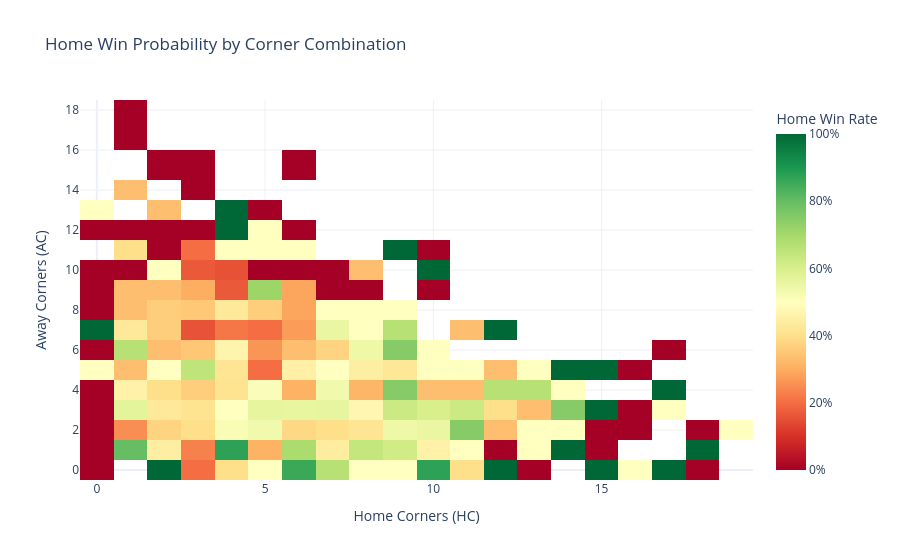

The notebook cell this image was saved under:
### Code cell
# Calculate home win rate for each corner combination
win_rate = merged.groupby(['HC', 'AC'])['HomeWin'].mean().reset_index()

fig_cornersDutch = go.Figure(data=go.Heatmap(
    x=win_rate['HC'],
    y=win_rate['AC'],
    z=win_rate['HomeWin'],
    colorscale='RdYlGn',
    colorbar=dict(title="Home Win Rate", tickformat=".0%"),
))

fig_cornersDutch.update_layout(
    title="Home Win Probability by Corner Combination",
    xaxis_title="Home Corners (HC)",
    yaxis_title="Away Corners (AC)",
    template="plotly_white"
)

fig_cornersDutch.show()


with open("corner_heatmap_fig.pkl", "wb") as f:
    pickle.dump(fig_cornersDutch, f)

### Figure 1 — Plotly figure (JSON) as saved in the notebook; plotly's stock layout.template omitted (floating-point values rounded to 4 significant figures; data arrays with more than 128 entries replaced by an {"elided": "..."} marker saying what was removed)
{"data": [{"colorbar": {"tickformat": ".0%", "title": {"text": "Home Win Rate"}}, "colorscale": [[0, "rgb(165,0,38)"], [0.1, "rgb(215,48,39)"], [0.2, "rgb(244,109,67)"], [0.3, "rgb(253,174,97)"], [0.4, "rgb(254,224,139)"], [0.5, "rgb(255,255,191)"], [0.6, "rgb(217,239,139)"], [0.7, "rgb(166,217,106)"], [0.8, "rgb(102,189,99)"], [0.9, "rgb(26,152,80)"], [1, "rgb(0,104,55)"]], "type": "heatmap", "x": {"elided": "184 int values"}, "y": {"elided": "184 int values"}, "z": {"elided": "184 float values"}}], "layout": {"title": {"text": "Home Win Probability by Corner Combination"}, "xaxis": {"title": {"text": "Home Corners (HC)"}}, "yaxis": {"title": {"text": "Away Corners (AC)"}}}}
